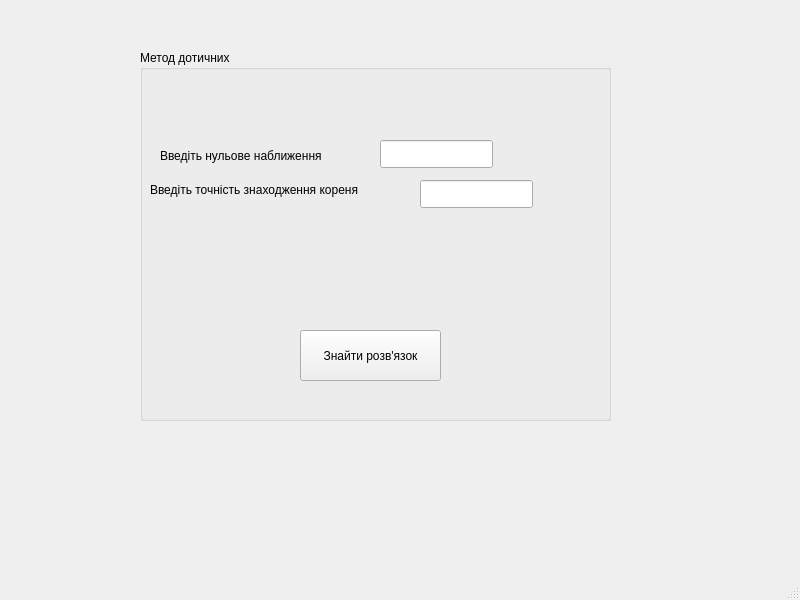
<?xml version="1.0" encoding="UTF-8"?>
<ui version="4.0">
 <class>MainWindow</class>
 <widget class="QMainWindow" name="MainWindow">
  <property name="geometry">
   <rect>
    <x>0</x>
    <y>0</y>
    <width>800</width>
    <height>600</height>
   </rect>
  </property>
  <property name="windowTitle">
   <string>MainWindow</string>
  </property>
  <widget class="QWidget" name="centralwidget">
   <widget class="QGroupBox" name="groupBox">
    <property name="geometry">
     <rect>
      <x>140</x>
      <y>50</y>
      <width>471</width>
      <height>371</height>
     </rect>
    </property>
    <property name="title">
     <string>Метод дотичних</string>
    </property>
    <widget class="QLabel" name="label">
     <property name="geometry">
      <rect>
       <x>20</x>
       <y>60</y>
       <width>211</width>
       <height>91</height>
      </rect>
     </property>
     <property name="text">
      <string>Введіть нульове наближення</string>
     </property>
    </widget>
    <widget class="QLabel" name="label_2">
     <property name="geometry">
      <rect>
       <x>10</x>
       <y>130</y>
       <width>271</width>
       <height>20</height>
      </rect>
     </property>
     <property name="text">
      <string>Введіть точність знаходження кореня</string>
     </property>
    </widget>
    <widget class="QLineEdit" name="lineEdit">
     <property name="geometry">
      <rect>
       <x>240</x>
       <y>90</y>
       <width>113</width>
       <height>28</height>
      </rect>
     </property>
    </widget>
    <widget class="QLineEdit" name="lineEdit_2">
     <property name="geometry">
      <rect>
       <x>280</x>
       <y>130</y>
       <width>113</width>
       <height>28</height>
      </rect>
     </property>
    </widget>
    <widget class="QPushButton" name="pushButton">
     <property name="geometry">
      <rect>
       <x>160</x>
       <y>280</y>
       <width>141</width>
       <height>51</height>
      </rect>
     </property>
     <property name="text">
      <string>Знайти розв'язок</string>
     </property>
    </widget>
   </widget>
  </widget>
  <widget class="QMenuBar" name="menubar">
   <property name="geometry">
    <rect>
     <x>0</x>
     <y>0</y>
     <width>800</width>
     <height>25</height>
    </rect>
   </property>
  </widget>
  <widget class="QStatusBar" name="statusbar"/>
 </widget>
 <resources/>
 <connections/>
</ui>
